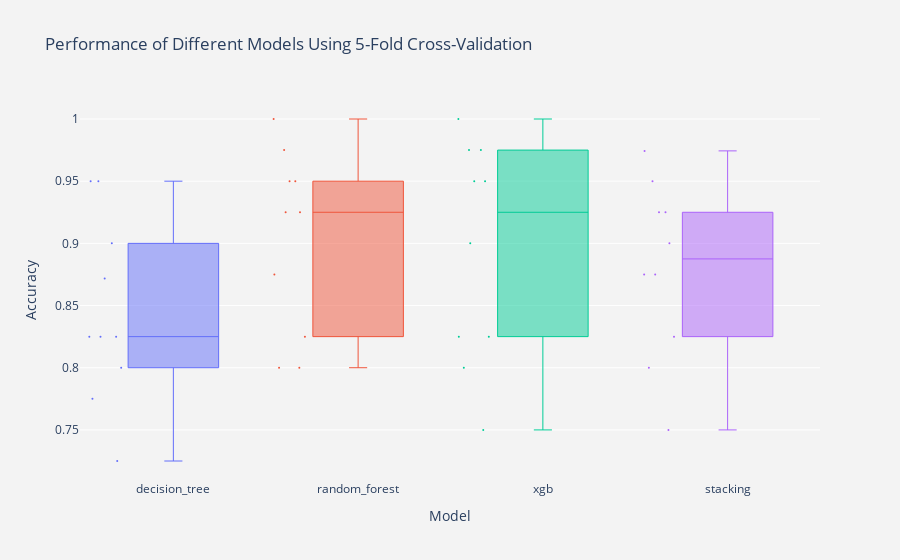

Notebook code cell kept with this figure:
### Code cell
plot_results(model_scores, name='stacking_model_cv')

### Figure 1 — Plotly figure (JSON) as saved in the notebook; plotly's stock layout.template omitted (floating-point values rounded to 4 significant figures)
{"data": [{"boxpoints": "all", "jitter": 0.5, "line": {"width": 1}, "marker": {"size": 2}, "name": "decision_tree", "type": "box", "whiskerwidth": 0.2, "y": [0.8, 0.9, 0.95, 0.775, 0.825, 0.725, 0.825, 0.95, 0.825, 0.8718]}, {"boxpoints": "all", "jitter": 0.5, "line": {"width": 1}, "marker": {"size": 2}, "name": "random_forest", "type": "box", "whiskerwidth": 0.2, "y": [0.875, 0.925, 0.95, 0.825, 0.975, 0.8, 0.925, 0.95, 0.8, 1]}, {"boxpoints": "all", "jitter": 0.5, "line": {"width": 1}, "marker": {"size": 2}, "name": "xgb", "type": "box", "whiskerwidth": 0.2, "y": [0.825, 0.9, 0.95, 0.825, 0.975, 0.75, 0.975, 0.95, 0.8, 1]}, {"boxpoints": "all", "jitter": 0.5, "line": {"width": 1}, "marker": {"size": 2}, "name": "stacking", "type": "box", "whiskerwidth": 0.2, "y": [0.875, 0.875, 0.9, 0.825, 0.925, 0.75, 0.925, 0.95, 0.8, 0.9744]}], "layout": {"paper_bgcolor": "rgb(243, 243, 243)", "plot_bgcolor": "rgb(243, 243, 243)", "showlegend": false, "title": {"text": "Performance of Different Models Using 5-Fold Cross-Validation"}, "xaxis": {"title": {"text": "Model"}}, "yaxis": {"title": {"text": "Accuracy"}}}}
